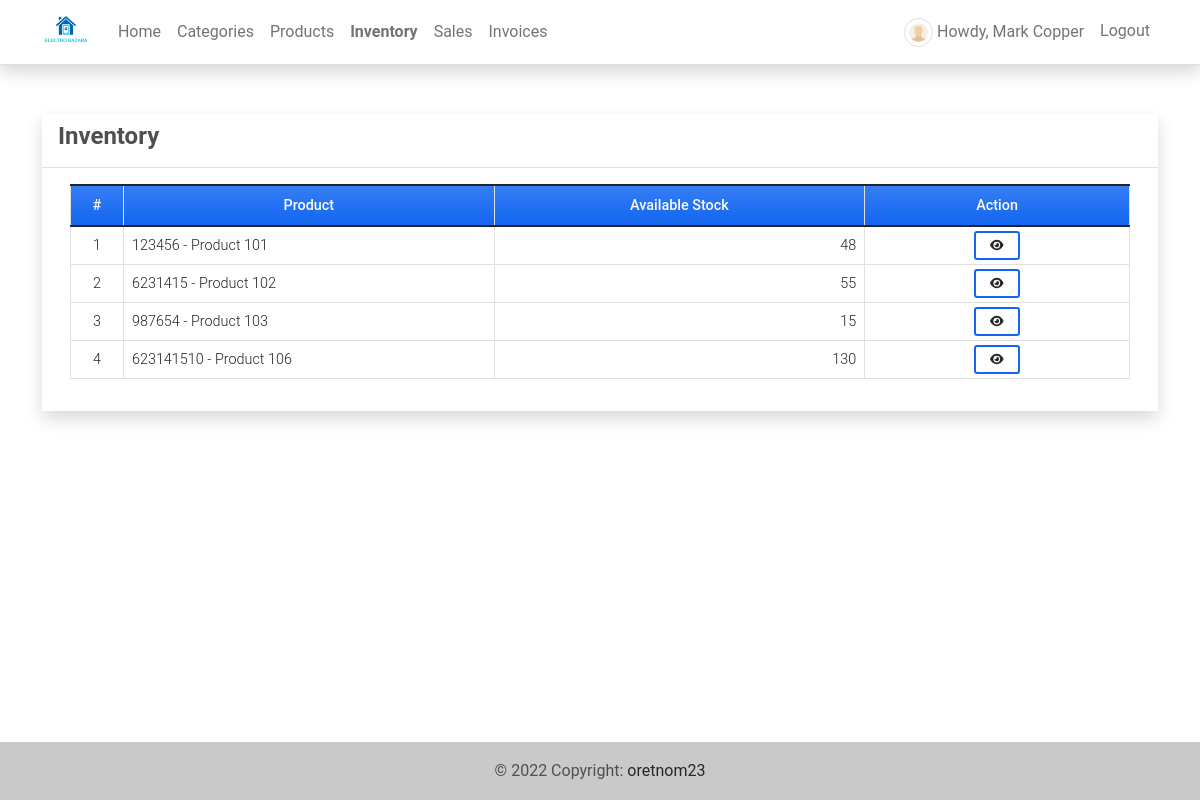
Before: /inventory (signed in) with the older database file.
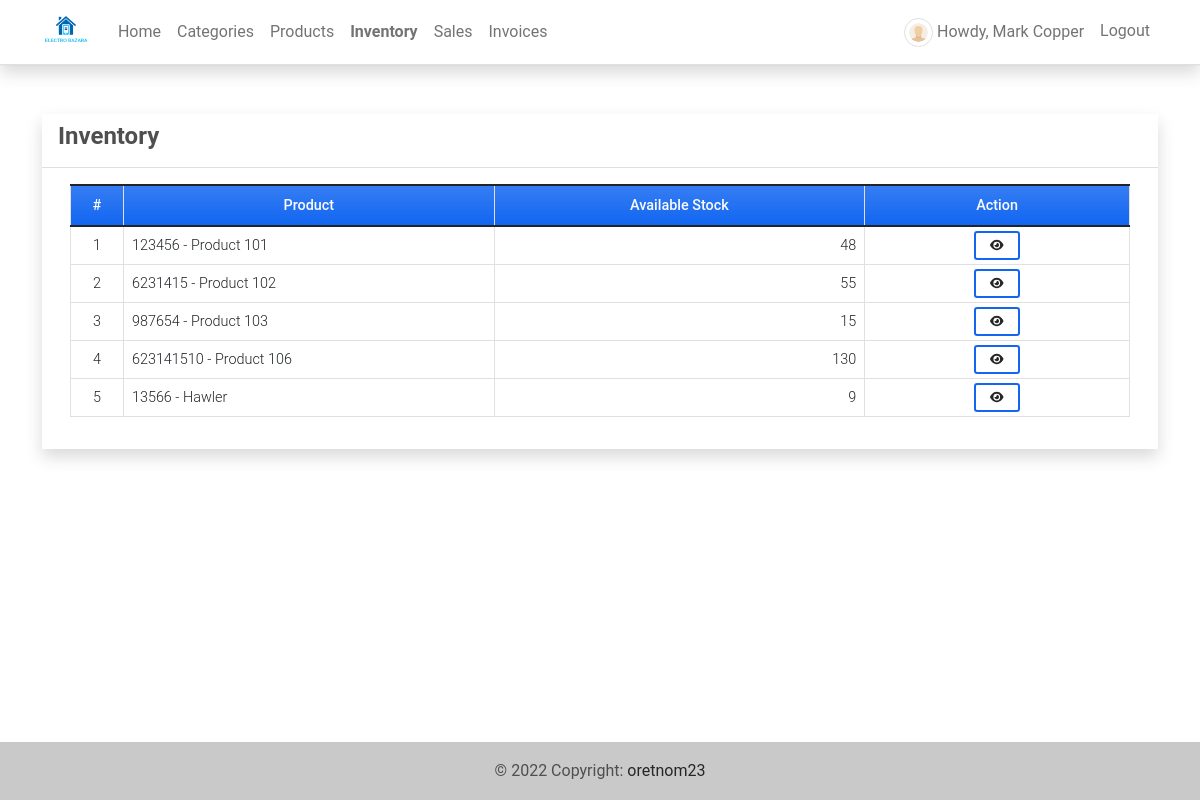
After: the same page with the newer database file.
### imsApp/models.py (models this page shows, shortened)
class Product(models.Model):
    code = models.CharField(max_length=100, blank=True, null=True)
    name = models.CharField(max_length=250, blank=True, null=True)
    price_list = models.ForeignKey(Price_List, on_delete=models.CASCADE)
    description = models.TextField()
    price = models.FloatField(default=0)
    status = models.CharField(max_length=2, choices=(('1', 'Active'), ('2', 'Inactive')), default=1)
    date_created = models.DateTimeField(default=timezone.now)
    date_updated = models.DateTimeField(auto_now=True)
    def __str__(self):
        return self.code + ' - ' + self.name
    def count_inventory(self):
        stocks = Stock.objects.filter(product=self)
        stockIn = 0
        stockOut = 0
        for stock in stocks:
            if stock.type == '1':
                stockIn = int(stockIn) + int(stock.quantity)
            else:
                stockOut = int(stockOut) + int(stock.quantity)
        available = stockIn - stockOut
        return available

class Stock(models.Model):
    product = models.ForeignKey(Product, on_delete=models.CASCADE)
    quantity = models.FloatField(default=0)
    type = models.CharField(max_length=2, choices=(('1', 'Stock-in'), ('2', 'Stock-Out')), default=1)
    date_created = models.DateTimeField(default=timezone.now)
    date_updated = models.DateTimeField(auto_now=True)

### imsApp/views.py (the view)
# urls.py: path('inventory', views.inventory, name='inventory-page'),
@login_required
def inventory(request):
    context['page_title'] = 'Inventory'
    products = Product.objects.all()
    context['products'] = products
    return render(request, 'inventory.html', context)

### imsApp/templates/inventory.html (shortened to what this page needs)
{% extends 'base.html' %} {% load humanize %} {% block pageContent %}
<div class="col-lg-12 col-md-12 col-sm-12 col-xs-12">
    <div class="card card-default rounded-0 shadow ">
        <div class="card-header">
            <div class="d-flex w-100 align-items-center justify-content-between">
                <h4 class="card-title fw-bold">Inventory</h4>
            </div>
        </div>
        <div class="card-body">
            <div class="container-fluid">
                <table class="table table-bordered" id="product-list">
                    <colgroup>
                        <col width="5%">
                        <col width="35%">
                        <col width="35%">
                        <col width="25%">
                    </colgroup>
                    <thead>
                        <tr class="bg-gradient bg-primary bg-opacity-50 text-light">
                            <th class="px-2 py-2 text-center">#</th>
                            <th class="px-2 py-2 text-center">Product</th>
                            <th class="px-2 py-2 text-center">Available Stock</th>
                            <th class="px-2 py-2 text-center">Action</th>
                        </tr>
                    </thead>
                    <tbody>
                        {% for product in products %}
                        <tr>
                            <td class="px-2 py-1 align-middle text-center">{{ forloop.counter }}</td>
                            <td class="px-2 py-1 align-middle">{{ product }}</td>
                            <td class="px-2 py-1 align-middle text-end">{{ product.count_inventory }}</td>
                            <td class="px-2 py-1 align-middle text-center">
                                <a class="btn btn-outline-primary btn-sm" href="{% url 'inventory-history-page' product.pk %}" data-id="{{ product.pk }}" title="View History">
                                    <i class="fa fa-eye text-dark"></i>
                                </a>
                            </td>
                        </tr>
                        {% endfor %}
                    </tbody>
                </table>
            </div>
        </div>
    </div>
</div>
{% endblock pageContent %}

Changed rows visible on the page:
added Product: code+name "13566 - Hawler", count_inventory "9"
